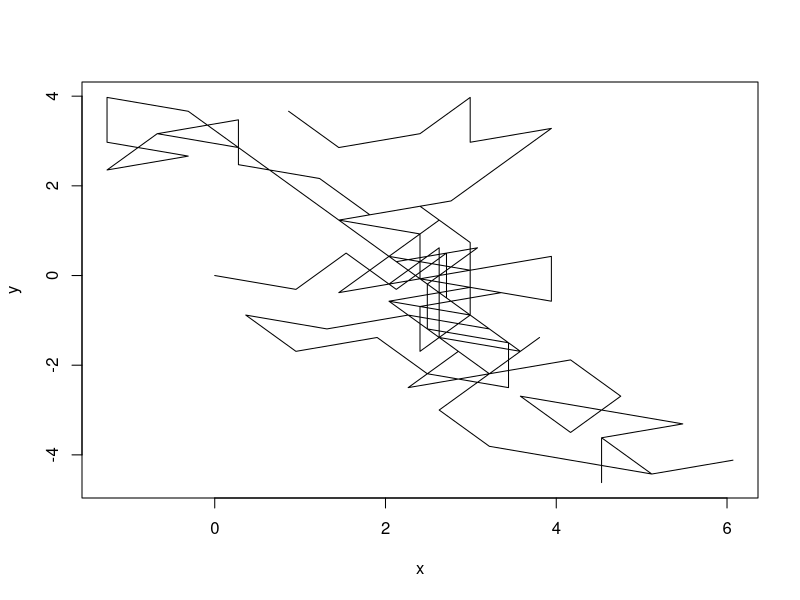
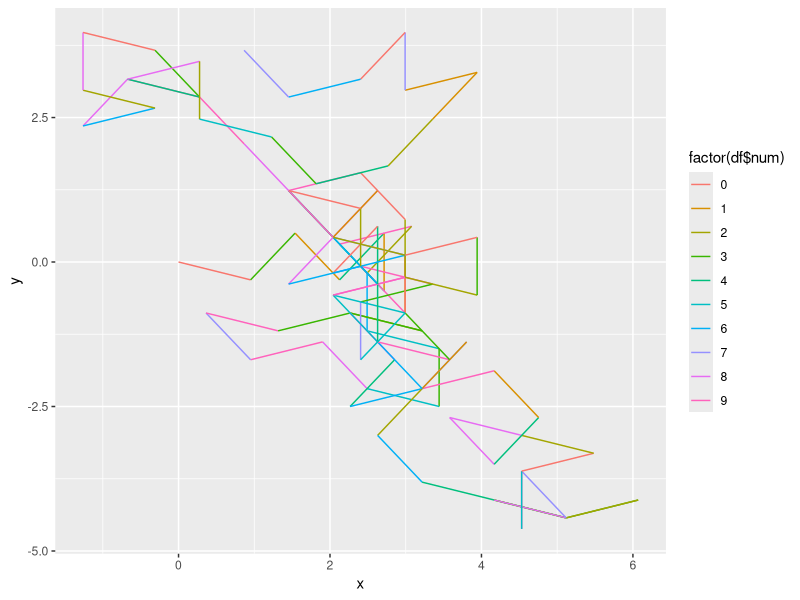
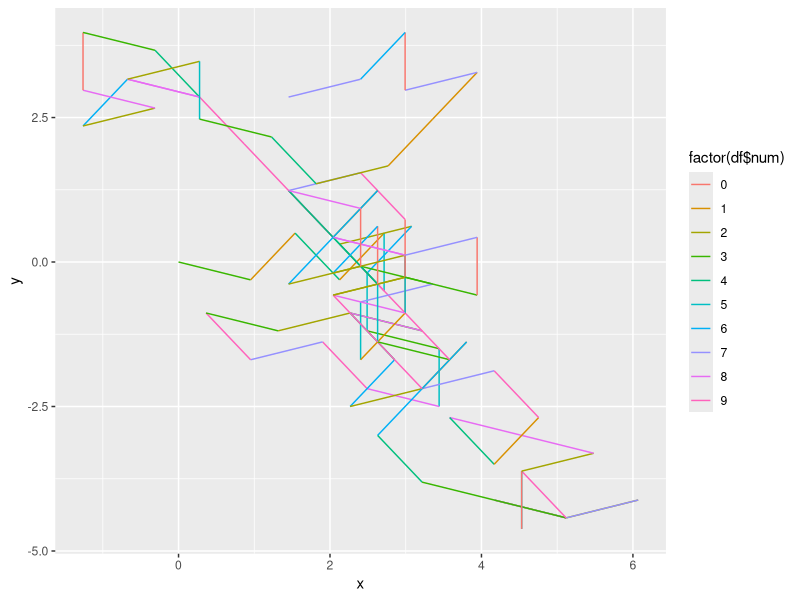

The R source for these figures, in order:
## ---- chunk 1
numvec <- "3.1415926535897932384626433832795028841971693993751058209749445923078164062862089986280348253421170679"
## ---- chunk 2
numvec <- gsub("[[:punct:]]", "", numvec)

## ---- chunk 3
numvec <- as.integer(unlist(strsplit(numvec,"")))

## ---- chunk 4
x <- cos(5/2*pi - numvec/5*pi)
y <- sin(5/2*pi - numvec/5*pi)
## ---- chunk 5
x <- cumsum(x)
y <- cumsum(y)
## ---- chunk 6
x <- c(0,x)
y <- c(0,y)
## ---- chunk 7
plot(x,y, type="l")
## ---- chunk 8
piPoints <- function(piString){
  numbers <- gsub("[[:punct:]]", "", piString)
  numbers <- as.integer(unlist(strsplit(numbers,"")))
  x <- cos(5/2*pi - numbers/5*pi)
  y <- sin(5/2*pi - numbers/5*pi)
  x <- cumsum(x)
  y <- cumsum(y)
  x <- c(0,x)
  y <- c(0,y)
  df <- data.frame(as.integer(c(0,numbers)),x,y)
  colnames(df) <- c("num", "x", "y")
  return(df)
}
## ---- chunk 9

df <- piPoints(numvec)
library(ggplot2)

ggplot(df, aes(x=x,y=y,group="1"))+
  geom_path(aes(colour=factor(df$num)))
## ---- chunk 10
piPoints <- function(piString){
  numbers <- gsub("[[:punct:]]", "", piString)
  numbers <- as.integer(unlist(strsplit(numbers,"")))
  x <- cos(5/2*pi - numbers/5*pi)
  y <- sin(5/2*pi - numbers/5*pi)
  x <- cumsum(x)
  y <- cumsum(y)
  x <- c(0,x)
  y <- c(0,y)
  df <- data.frame(as.integer(c(numbers)),x[-length(x)],y[-length(y)])
  colnames(df) <- c("num", "x", "y")
  return(df)
}
## ---- chunk 11
df <- piPoints(numvec)
library(ggplot2)

ggplot(df, aes(x=x,y=y,group="1"))+
  geom_path(aes(colour=factor(df$num)))
## ---- chunk 12
library(microbenchmark)
mbm <- microbenchmark("lm" ={
x <- cos(5/2*pi - numvec/5*pi)
y <- sin(5/2*pi - numvec/5*pi)
x <- cumsum(x)
y <- cumsum(y)
x <- c(0,x)
y <- c(0,y)
},{
x <- y <- rep(NULL, length(numvec))
x[1] <- 0
y[1] <- 0
for (i in 2:length(numvec)){
    x[i] <- x[(i-1)] + sin((pi*2)*(numvec[i]/10))
    y[i] <- y[(i-1)] + cos((pi*2)*(numvec[i]/10))  
}
}

)
mbm
